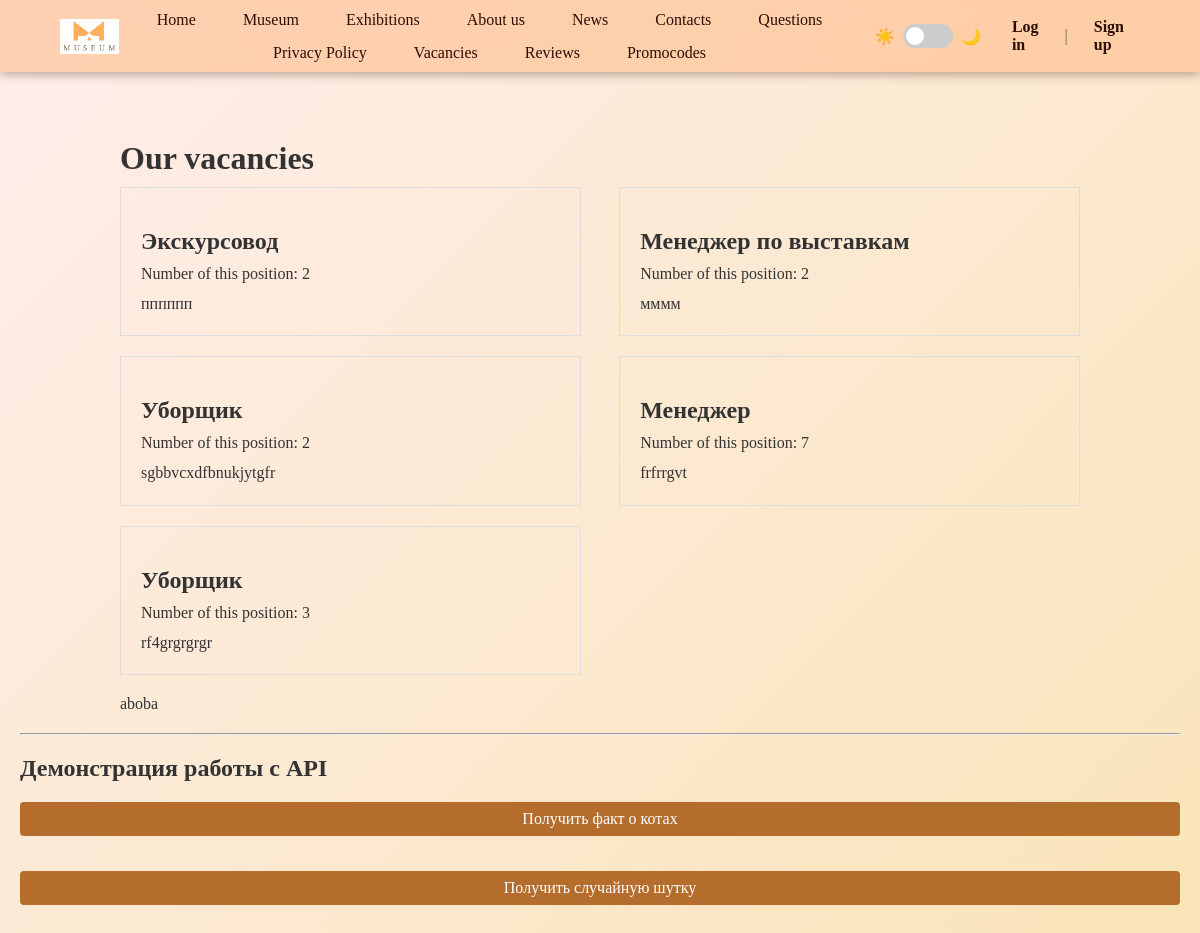
The page /vacancy/ on the database its author committed.
### museum/models.py (models this page shows, shortened)
class Vacancy(models.Model):
    employee_position = models.ForeignKey(EmployeePosition, on_delete=models.CASCADE)
    number_of_this_position = models.IntegerField()
    vacancy_description = models.TextField()
    class Meta:
        verbose_name = 'Vacancy'
        verbose_name_plural = 'Vacancies'

class EmployeePosition(models.Model):
    name = models.CharField(max_length=255)
    salary = models.IntegerField()

### museum/views.py (the view)
# urls.py: re_path(r'^vacancy/$', views.vacancies_page, name='vacancies'),
def vacancies_page(request):
    logger.info('Vacancies view was accessed')
    vacancies = mod.Vacancy.objects.all()
    context = {"vacancies": vacancies}
    return render(request, "vacancies.html", context)

### templates/vacancies.html (shortened to what this page needs)
{% extends 'layout.html' %}
{% block content %}
<div style="max-width: 1000px; margin: 0 auto; padding: 20px;">
    <h1>Our vacancies</h1>
    <div class="vacancies-list">
        {% for vacancy in vacancies %}
            <div class="vacancy-item">
                <h2 class="vacancy-title">{{ vacancy.employee_position.name }}</h2>
                <div class="vacancy-meta">Number of this position: {{ vacancy.number_of_this_position }}</div>
                <div class="vacancy-description">{{ vacancy.vacancy_description }}</div>
            </div>
        {% endfor %}
    </div>
</div>
<hr>
<h2>Демонстрация работы с API</h2>
<button id="catBtn">Получить факт о котах</button>
<button id="jokeBtn">Получить случайную шутку</button>
{% endblock %}

### static/css/style.css (style rules this page uses)
:root { --bg-color: #ffffff; --text-color: #333333; --header-bg: rgba(255, 188, 140, 0.598); --card-bg: #ffffff; --border-color: #dee2e6; --primary-color: #007bff; --hover-color: #0056b3; --nav-bg: #343a40; --nav-text: #2c0d00; --nav-hover: #f9ba73b1; --main-bg: linear-gradient(135deg, #ffebe8dd 0%, #f7dda5c9 100%); }
body { background: var(--main-bg); color: var(--text-color); transition: background-color 0.3s ease, color 0.3s ease; }
* { box-sizing: border-box; margin: 0; padding: 0; }
html, body { height: 100%; }
body { font-family: Georgia, serif; overflow: auto; }
input, textarea, select, button { font: inherit; padding: 8px 12px; border: 2px solid #ddd; border-radius: 4px; margin-bottom: 15px; width: 100%; box-sizing: border-box; }
.vacancy-item { border: 1px solid #ddd; padding: 20px; margin-bottom: 20px; float: left; width: 48%; box-sizing: border-box; }
.vacancy-item:nth-child(odd) { margin-right: 2%; }
.vacancy-item:nth-child(even) { margin-left: 2%; float: right; }
.vacancy-item:nth-child(2n+1) { clear: left; }
.vacancy-title { margin-bottom: 10px; }
.vacancy-meta { margin-bottom: 10px; }
.vacancy-description { line-height: 1.4; }
.vacancies-list:after { content: "aboba"; display: table; clear: both; }
html, body { margin: 0; padding: 0; min-height: 100vh; background-attachment: fixed; background-size: cover; }
h1, h2, h3, h4, h5 { margin: 20px 0 10px 0; font-weight: bold; }
button, .btn { margin-top: 10px; padding: 8px 14px; border: none; background: #b46d2c; color: white; border-radius: 4px; cursor: pointer; }

### rows shown on the page
Vacancy: employee_position.name "Экскурсовод", number_of_this_position "2", vacancy_description "пппппп"
Vacancy: employee_position.name "Менеджер по выставкам", number_of_this_position "2", vacancy_description "мммм"
Vacancy: employee_position.name "Уборщик", number_of_this_position "2", vacancy_description "sgbbvcxdfbnukjytgfr"
Vacancy: employee_position.name "Менеджер", number_of_this_position "7", vacancy_description "frfrrgvt"
Vacancy: employee_position.name "Уборщик", number_of_this_position "3", vacancy_description "rf4grgrgrgr"
